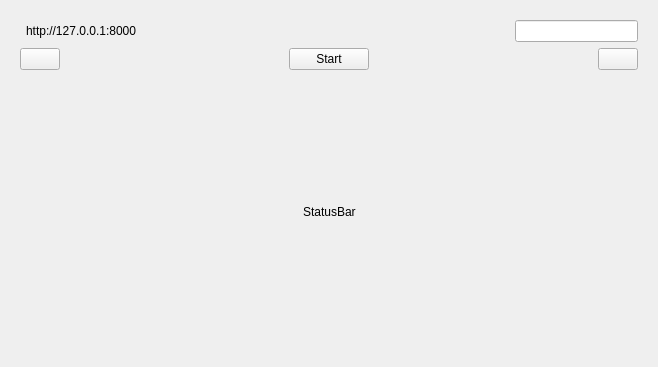
<?xml version="1.0" encoding="UTF-8"?>
<ui version="4.0">
 <class>DownloadWidget</class>
 <widget class="QWidget" name="DownloadWidget">
  <property name="geometry">
   <rect>
    <x>0</x>
    <y>0</y>
    <width>658</width>
    <height>367</height>
   </rect>
  </property>
  <property name="windowTitle">
   <string>Form</string>
  </property>
  <layout class="QVBoxLayout" name="verticalLayout_4">
   <item>
    <widget class="QWidget" name="widget" native="true">
     <layout class="QVBoxLayout" name="verticalLayout_3">
      <item>
       <layout class="QVBoxLayout" name="DownloadFileWidgetsLayout"/>
      </item>
      <item>
       <layout class="QHBoxLayout" name="horizontalLayout">
        <item>
         <widget class="QLabel" name="serverLabel">
          <property name="styleSheet">
           <string notr="true">QLabel {margin-left:3px;}</string>
          </property>
          <property name="text">
           <string>http://127.0.0.1:8000</string>
          </property>
         </widget>
        </item>
        <item>
         <spacer name="horizontalSpacer_5">
          <property name="orientation">
           <enum>Qt::Horizontal</enum>
          </property>
          <property name="sizeHint" stdset="0">
           <size>
            <width>40</width>
            <height>20</height>
           </size>
          </property>
         </spacer>
        </item>
        <item>
         <spacer name="horizontalSpacer_2">
          <property name="orientation">
           <enum>Qt::Horizontal</enum>
          </property>
          <property name="sizeHint" stdset="0">
           <size>
            <width>40</width>
            <height>20</height>
           </size>
          </property>
         </spacer>
        </item>
        <item>
         <spacer name="horizontalSpacer">
          <property name="orientation">
           <enum>Qt::Horizontal</enum>
          </property>
          <property name="sizeHint" stdset="0">
           <size>
            <width>40</width>
            <height>20</height>
           </size>
          </property>
         </spacer>
        </item>
        <item>
         <widget class="QLineEdit" name="TokenEdit">
          <property name="cursor">
           <cursorShape>IBeamCursor</cursorShape>
          </property>
          <property name="styleSheet">
           <string notr="true">QLabel {margin-right:3px;}</string>
          </property>
          <property name="text">
           <string/>
          </property>
          <property name="alignment">
           <set>Qt::AlignCenter</set>
          </property>
         </widget>
        </item>
       </layout>
      </item>
      <item>
       <layout class="QHBoxLayout" name="buttonsLayout">
        <item>
         <widget class="QPushButton" name="DelBtn">
          <property name="text">
           <string/>
          </property>
         </widget>
        </item>
        <item>
         <spacer name="horizontalSpacer_6">
          <property name="orientation">
           <enum>Qt::Horizontal</enum>
          </property>
          <property name="sizeHint" stdset="0">
           <size>
            <width>40</width>
            <height>20</height>
           </size>
          </property>
         </spacer>
        </item>
        <item>
         <widget class="QPushButton" name="MultiBtn">
          <property name="text">
           <string>Start</string>
          </property>
         </widget>
        </item>
        <item>
         <spacer name="horizontalSpacer_7">
          <property name="orientation">
           <enum>Qt::Horizontal</enum>
          </property>
          <property name="sizeHint" stdset="0">
           <size>
            <width>40</width>
            <height>20</height>
           </size>
          </property>
         </spacer>
        </item>
        <item>
         <widget class="QPushButton" name="QRBtn">
          <property name="text">
           <string/>
          </property>
         </widget>
        </item>
       </layout>
      </item>
      <item>
       <layout class="QHBoxLayout" name="horizontalLayout_2">
        <item>
         <spacer name="horizontalSpacer_3">
          <property name="orientation">
           <enum>Qt::Horizontal</enum>
          </property>
          <property name="sizeHint" stdset="0">
           <size>
            <width>40</width>
            <height>20</height>
           </size>
          </property>
         </spacer>
        </item>
        <item>
         <widget class="QLabel" name="StatusBar">
          <property name="text">
           <string>StatusBar</string>
          </property>
         </widget>
        </item>
        <item>
         <spacer name="horizontalSpacer_4">
          <property name="orientation">
           <enum>Qt::Horizontal</enum>
          </property>
          <property name="sizeHint" stdset="0">
           <size>
            <width>40</width>
            <height>20</height>
           </size>
          </property>
         </spacer>
        </item>
       </layout>
      </item>
      <item>
       <layout class="QHBoxLayout" name="QRCodeLayout"/>
      </item>
     </layout>
    </widget>
   </item>
  </layout>
 </widget>
 <resources/>
 <connections/>
</ui>
